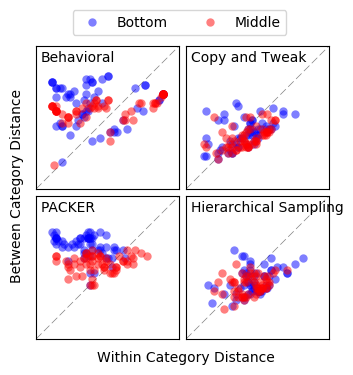

Generate this figure with Python:
import sqlite3
import numpy as np
import pandas as pd
import matplotlib.pyplot as plt

import sys
sys.path.insert(0, "../../../Modules/") # generate-categories/Modules
from models import CopyTweak, Packer, ConjugateJK13
import utils

pd.set_option('precision', 3)
np.set_printoptions(precision = 3)

# get alphas
con = sqlite3.connect('../data/experiment.db')
info = pd.read_sql_query("SELECT * from participants", con)
stats = pd.read_sql_query("SELECT * from betastats", con)
alphas = pd.read_sql_query("SELECT * from alphas", con)
stimuli = pd.read_sql_query("SELECT * from stimuli", con).as_matrix()
con.close()
stats = pd.merge(stats, info, on = 'participant')


models = [
    [CopyTweak, dict(
        specificity = 9.4486327043,
        within_pref = 17.0316650379,
        tolerance = 0.403108523886,
        determinism = 7.07038770338,
        )],
    [Packer, dict(
        specificity = 0.564256174526,
        between = -5.56381151423,
        within = 4.90629512837,
        determinism = 0.63365240101,
        )],
    [ConjugateJK13, dict(
        category_mean_bias = 0.0167065365661,
        category_variance_bias = 1.00003245067,
        domain_variance_bias = 0.163495499745,
        determinism = 2.10276377982,
        )],
]

N = 61
fontopts = dict(fontsize = 11)

def scatterplt(h, x, y, condition):
    styles = dict(Middle = 'ro', Bottom = 'bo')
    h.plot(x, y, styles[condition], alpha = 0.5, label = condition,
        markeredgecolor = 'none'
        )


def format_plot(h, label):
    h.grid(False)
    h.axis([0., 1.5, 0., 1.5])
    h.text(0.05, 1.45, label, ha='left', va = 'top', fontsize = 10)
    h.set_ylabel('')
    h.set_xlabel('')
    h.set_xticks([])
    h.set_yticks([])


# plot between and within scatter
fh, ax = plt.subplots(2,2, figsize = (3.5,3.5))
ax = ax.flat

ax[0].plot([0, 2],[0,2], '--', color = 'gray', linewidth = 0.5)
for c, rows in stats.groupby('condition'):
    scatterplt(ax[0], rows['within'], rows['between'], c)
format_plot(ax[0], 'Behavioral')


for i, (model_obj, params) in enumerate(models):
    h = ax[i+1]
    h.plot([0, 2],[0,2], '--', color = 'gray', linewidth = 0.5)

    for c in alphas.columns.values:
        As = stimuli[alphas[c],:]
        stats = pd.DataFrame(index = range(N), columns = ['within', 'between'])
        
        for j in range(N):
            M = model_obj([As], params)
            betas = M.simulate_generation(stimuli, 1, nexemplars = 4)
            Bs = stimuli[betas,:]
            within = utils.pdist(Bs, Bs)
            within = np.mean(within[np.triu(within)>0])
            between = np.mean(utils.pdist(As, Bs))
            stats.loc[j,:] = dict(within = within, between = between)

        scatterplt(h, stats['within'], stats['between'], c)

    format_plot(h, model_obj.model)
    if i == 1:
        h.text(-0.2, 1.7, 'Between Category Distance', 
            ha = 'center', va = 'center', rotation = 'vertical')
h.legend(frameon = True, bbox_to_anchor = (0.75,-0.3), ncol = 2)
h.text(-0.2, -0.2, 'Within Category Distance', ha = 'center', va = 'center')


fh.savefig('between.within.png', bbox_inches = 'tight')
    
